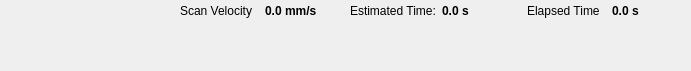
     <widget class="QWidget" name="widget" native="true">
      <property name="geometry">
       <rect>
        <x>10</x>
        <y>70</y>
        <width>691</width>
        <height>71</height>
       </rect>
      </property>
      <widget class="QWidget" name="layoutWidget">
       <property name="geometry">
        <rect>
         <x>180</x>
         <y>0</y>
         <width>511</width>
         <height>21</height>
        </rect>
       </property>
       <layout class="QHBoxLayout" name="horizontalLayout_7">
        <item>
         <widget class="QLabel" name="label_7">
          <property name="text">
           <string>Scan Velocity</string>
          </property>
         </widget>
        </item>
        <item>
         <widget class="QLabel" name="scanVelocity">
          <property name="font">
           <font>
            <bold>true</bold>
           </font>
          </property>
          <property name="text">
           <string>0.0 mm/s</string>
          </property>
         </widget>
        </item>
        <item>
         <widget class="QLabel" name="label_19">
          <property name="text">
           <string>Estimated Time:</string>
          </property>
         </widget>
        </item>
        <item>
         <widget class="QLabel" name="estimatedTime">
          <property name="font">
           <font>
            <bold>true</bold>
           </font>
          </property>
          <property name="text">
           <string>0.0 s</string>
          </property>
         </widget>
        </item>
        <item>
         <widget class="QLabel" name="label_21">
          <property name="text">
           <string>Elapsed Time</string>
          </property>
         </widget>
        </item>
        <item>
         <widget class="QLabel" name="elapsedTime">
          <property name="font">
           <font>
            <bold>true</bold>
           </font>
          </property>
          <property name="text">
           <string>0.0 s</string>
          </property>
         </widget>
        </item>
       </layout>
      </widget>
      <widget class="QLabel" name="warningLabel">
       <property name="geometry">
        <rect>
         <x>0</x>
         <y>30</y>
         <width>691</width>
         <height>31</height>
        </rect>
       </property>
       <property name="styleSheet">
        <string notr="true">color: rgb(224, 27, 36);
font: 75 11pt &quot;Ubuntu&quot;;
</string>
       </property>
       <property name="text">
        <string/>
       </property>
       <property name="alignment">
        <set>Qt::AlignCenter</set>
       </property>
      </widget>
     </widget>
